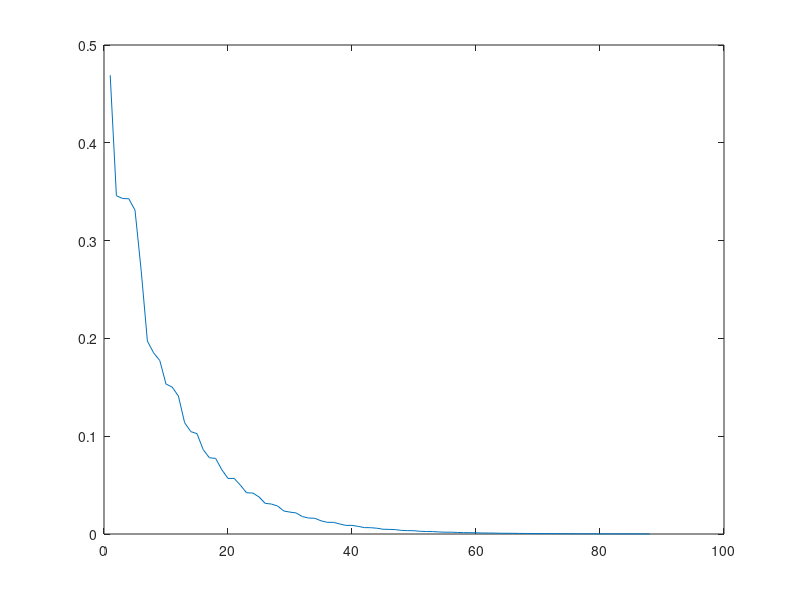
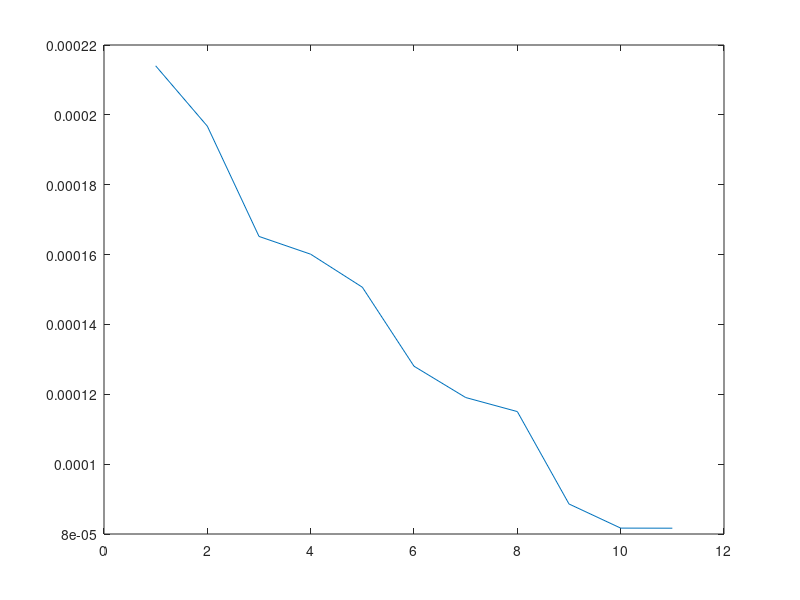

Reproduce these figures in MATLAB, in order.
#NMLS
#Wn=0.001*randn(1,20);
clc
clear all
close all
i=0
np=4; #number of parameters
p=[0.1 0.2 0.3 0.4]';
pe=zeros(np,1);
#M=p*p'; #pxp matrix
w1=2*pi*0.1;
w2=2*pi*0.2;
var_n=0.00001;
Ip=eye(np);
alpha=0.001;
M=alpha*Ip;
max_num_iterations=10000;
epsilon_er=100000;
err_vector=null(max_num_iterations,1);
while(epsilon_er>0.00001 && i!=max_num_iterations)
#while (i<10)
  Wn=var_n*randn;
  h=[cos(w1*i) sin(w1*i) cos(w2*i) sin(w2*i)]'; #h[n]
  x=h'*p+Wn;   #x[n]
  xe=dot(pe,h);   #x[b] Estimated 
  e=x-xe;     #error of my estimation
  Knum=h;   #it is a vector
  Kden=norm(h)^2; #Kdenominator
  K=(1/Kden)*Knum;
  pe=pe+e*K;  #update the estimation
  i=i+1;
  epsilon_er=abs(e);
  err_vector(i)=norm(p-pe);
endwhile
i
epsilon_er
pe
plot(err_vector)
figure
new_vector=err_vector((length(err_vector)-10:length(err_vector)));
plot(new_vector)
